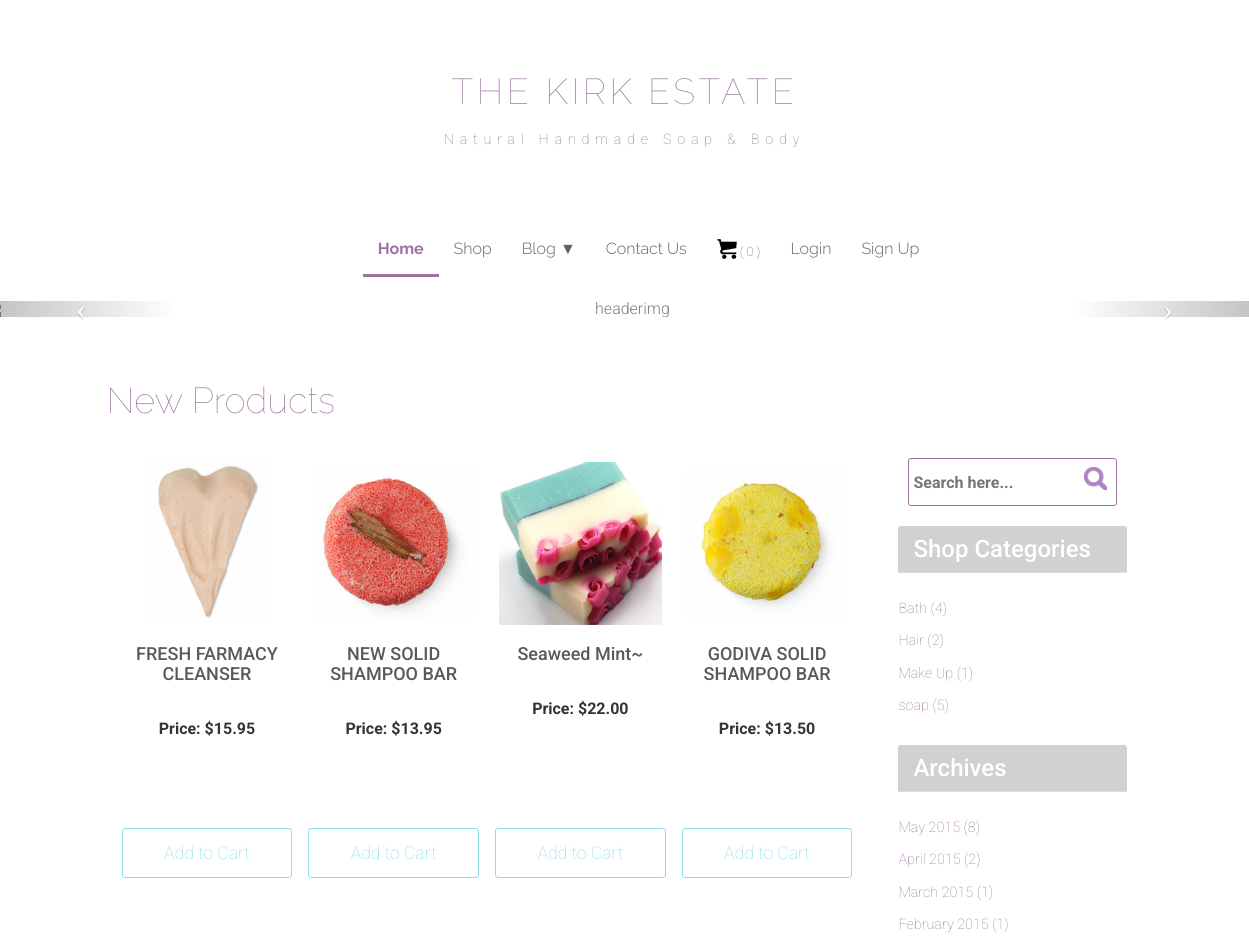
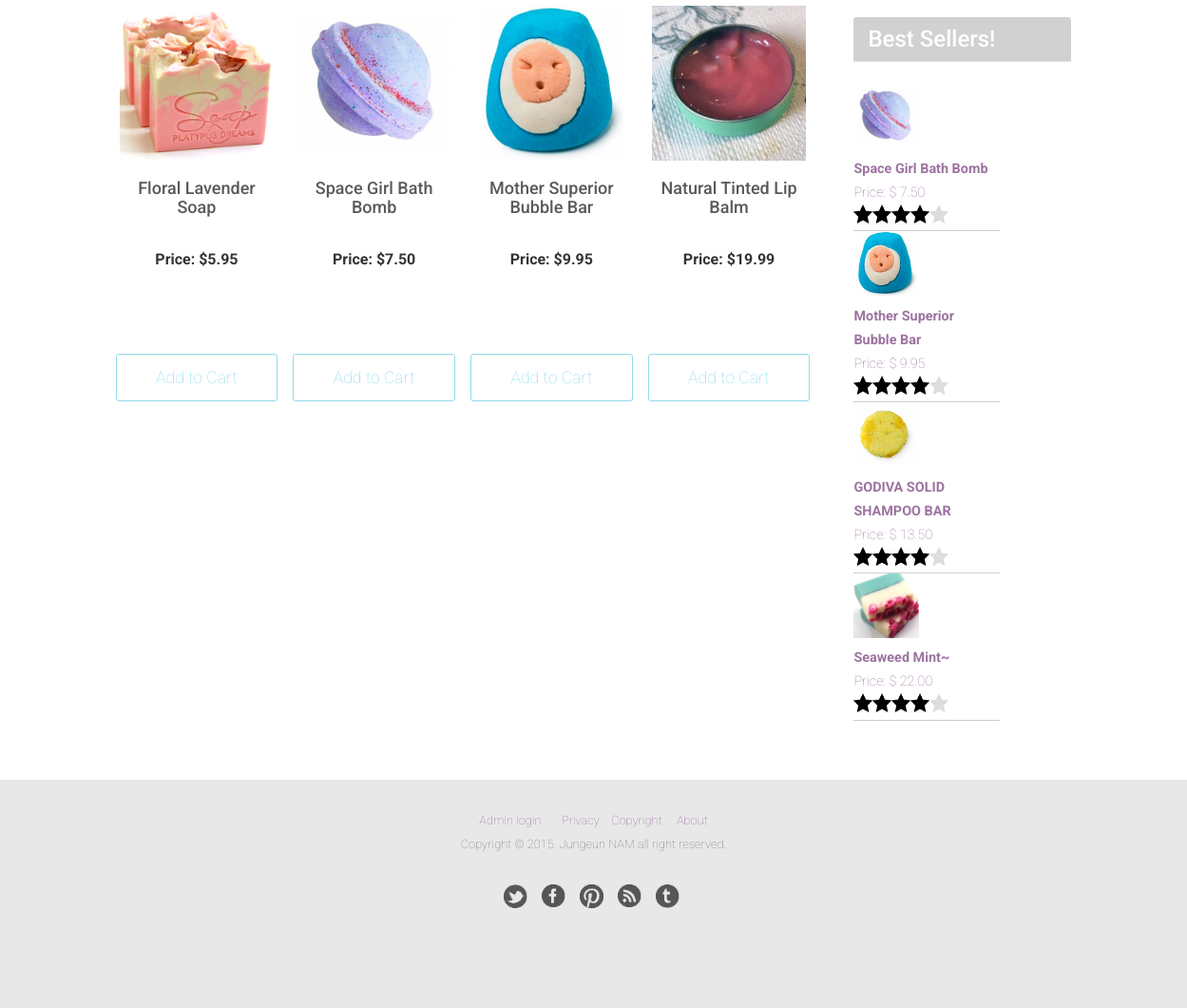
The page /pages/index.php on the database its author committed (2 pictures, top to bottom).
### tables this page shows
CREATE TABLE IF NOT EXISTS `product` (
  `productId` int(11) NOT NULL,
  `date` datetime NOT NULL,
  `productName` varchar(40) NOT NULL,
  `productDescription` text NOT NULL,
  `price` decimal(10,2) NOT NULL,
  `productImage` varchar(100) NOT NULL,
  `categoryId` int(11) NOT NULL,
  `adminId` int(20) NOT NULL
);

CREATE TABLE IF NOT EXISTS `category` (
  `categoryId` int(11) NOT NULL,
  `category` varchar(40) NOT NULL,
  `categoryDescription` varchar(50) NOT NULL
);

### pages/index.php (the view, shortened to what this page needs)
<?php
 include '../includes/header.php';
 include '../includes/nav.php';
?>
<div id="navimage">
   <div id="myCarousel" class="carousel slide" >
     <ol class="carousel-indicators">
         <li data-target="#myCarousel" data-slide-to="0" class="active"></li>
         <li data-target="#myCarousel" data-slide-to="1"></li>
         <li data-target="#myCarousel" data-slide-to="2"></li>
     </ol>
     <div class="carousel-inner">
         <div class="item active">
         <img  src="../images/il_fullxful12.jpg" title="headerimg" alt="headerimg" />
         </div>
     </div>
     <a class="left carousel-control" href="#myCarousel" data-slide="prev">
         <span class="icon-prev"></span>
     </a>
     <a class="right carousel-control" href="#myCarousel" data-slide="next">
         <span class="icon-next"></span>
     </a>
</div>
</div>
</div>
</div>
<div class="row">
<div class="col-md-1"></div>
<div class="content col-md-10">
   <h1>New Products</h1><br />
   <div class="col-md-9">
    <?php
     $sql = "SELECT * FROM product ORDER BY date DESC LIMIT 0,8";
     $result = mysqli_query($con, $sql) or die(mysqli_error($con));
     while ($row = mysqli_fetch_array($result))
     {
         echo "<div class='productarea col-sm-6 col-md-3'><div class='thumbnail'><a href = 'productdetail.php?productId=" . $row['productId'] . "'><img class='productimage' src='../images/shop/" . ($row['productImage']) . "'/></a>";
         echo "<div class='caption'><a href = 'productdetail.php?productId=" . $row['productId'] . "'><h4>" . $row['productName'] . "</h4></a><br />";
         echo "<p><strong>Price: $" . $row['price'] . "</strong></p>";
         echo "<p><input class='addcart' type='button' value='Add to Cart' onclick='addtocart(" . $row['productId'] . ")' /></p></div></div></div>";
     }
 ?>
    </div>
<?php
    include '../includes/sidebar.php';
?>
    </div>
<?php
    include '../includes/footer.php';
?>

### includes/sidebar.php
<?php
    include "../includes/connect.php";
?>
<div class="sidebarbody col-md-3">
<div class="side panel panel-default">
     <div class="panel-body">
        <?php include '../includes/searchform.php';?>
      </div>
</div>
 <div class="side panel panel-default">
    <div class="panel-heading">
        <h3>Shop Categories</h3>
     </div>
        <div class="panel-body">
    <br />
        <?php
             $sql = "SELECT category.*, COUNT(product.categoryId) AS catnum FROM category INNER JOIN
             product ON category.categoryId = product.categoryId GROUP BY product.categoryId ORDER BY category ASC";
             $result = mysqli_query($con, $sql) or die(mysqli_error($con));
             while ($row = mysqli_fetch_array($result)){
                 echo "<p><a class='bloglink' href = 'category.php?categoryId=" . $row['categoryId'] . "'>" .
                $row['category'] . " (" . $row['catnum'] . ")</a></p>";
             }
        ?>
     </div>
 </div>
 <div class="side panel panel-default">
      <div class="panel-heading">
         <h3>Archives</h3>
     </div>
        <div class="panel-body">
    <br />
        <?php
            $sql = "SELECT month(date), monthname(date), year(date), COUNT(*)
            AS monthnum FROM product GROUP BY monthname(date) ORDER BY month(date)desc";
            $result = mysqli_query($con, $sql) or die(mysqli_error($con));
             while ($row = mysqli_fetch_array($result)) {
                 echo "<p><a class='bloglink' href = 'archives.php?month=" . $row['month(date)'] . "'>"
                . $row['monthname(date)'] . " " . $row['year(date)'] . " (" .
                $row['monthnum'] . ")</a></p>";
             }
        ?>
    </div>
</div>
 <div class="side panel panel-default">
      <div class="panel-heading">
         <h3>Best Sellers!</h3>
     </div>
        <div class="panel-body">
    <br />
        <?php
            $sql = "SELECT price, productName, productImage, sum(quantity),  productinvoice.productId, ROUND(AVG(rating)) as rating
            FROM productinvoice, product INNER JOIN comment on product.productId=comment.productId
            WHERE productinvoice.productId=product.productId
            GROUP BY productinvoice.productId order by sum(quantity) DESC limit 0,4";
            $result = mysqli_query($con, $sql) or die(mysqli_error($con));
             while($row = mysqli_fetch_array($result))
             {
                 echo "<div class='bestseller'><a href = 'productdetail.php?productId=" . $row['productId'] . "'><img class='popularimg' src='../images/shop/" . $row['productImage'] . "'/></a><p><a href = 'productdetail.php?productId=" . $row['productId'] . "'><strong>"
                . $row['productName'] . "</strong></a><br />Price: $ " . $row['price'] . "<br />";
                 $rating= $row['rating'];
                 for($i=0;$i<$rating;$i++){
                     echo "<img class='rating' src='../images/star.png' alt='filled star' width=10px height=auto />";
                 }
                 for($i=0;$i<5-$rating;$i++){
                    echo "<img class='rating' src='../images/unfilledstar.png' width=10px height=auto alt='unfilled star' />";
                 }
                 echo "</p></div>";
             }
        ?>
    </div>
</div>
</div>

### css/main1.css (style rules this page uses)
html, body, div, h1, h2, h3, h4, h5, h6, p, ul, ol, li, img, form, fieldset, input, textarea, blockquote, .col-md-12 .container-fluid { margin:0; padding:0; }
html { background-color:#fff; }
body { background-color:#fff; color: #7e7f81; font-family:'Roboto', 'sans-serif', 'verdana', 'arial'; font-size: 1.6em; font-weight: 300; z-index: -100; }
.carousel-control span { color:#fff; }
.container p { line-height: 25px; font-weight: lighter; }
img { display: block; vertical-align: middle; text-align: center; width: 100%; height: auto; }
h1, h2 { color: #9c73a0; font-family:'Raleway', 'verdana', 'arial','sans-serif'; font-weight: lighter; margin-bottom: 15px; clear: both; }
span { color: #ba0910; font-size: 0.9em; }
.content { padding-top: 4em; }
.addcart { color: #8edbea; font-size: 1.1em; background-color: #fff; width: 100%; height: 50px; margin: 30px auto; -webkit-border-radius: 3px; -moz-border-radius: 3px; border-radius: 3px; border: solid 1px #8edbea !important; }
#searchform, input { margin: 0; }
h4 { color: #5a5959; margin: 10px 0; }
.productimage { width: 100%; height: auto; }
.thumbnail { text-align: center; height: 470px; border: none; position: relative; }
.thumbnail .addcart { margin-bottom: 10px; text-align: center; bottom: 50px; position: absolute; margin: 0; padding: 0; left: 0; }
.rating { width: 20px; height: 20px; float: left; }
.bloglink { color: #9c73a0; text-decoration: none; }
.side { clear: both; }
.bestseller p { width: 67%; display: block; float: left; color:#9c73a0; border-bottom: 1px solid #cdcdcd; padding-bottom: 1.5em; }
.bestseller a { color: #9c73a0; }
.popularimg { clear: both; width: 30%; height: auto; display: block; float: left; margin-right: 0.5em; margin-bottom: 0.5em; }
.productarea { padding-right: 1em; padding-left: 0; }
.panel { border-style:none; box-shadow: none; }
.panel-default>.panel-heading { background-color: #d1d1d1; color:#fff; }
.panel p { padding-bottom: 0.5em; font-size: 0.9em; }
.panel-body { padding:0; }
html { position: relative; min-height: 100%; }
body { margin-bottom: 108px; }

### rows shown on the page
product: productImage (picture), productName "FRESH FARMACY CLEANSER", price "15.95"
product: productImage (picture), productName "NEW SOLID SHAMPOO BAR", price "13.95"
product: productImage (picture), productName "Seaweed Mint~", price "22.00"
product: productImage (picture), productName "GODIVA SOLID SHAMPOO BAR", price "13.50"
product: productImage (picture), productName "Floral Lavender Soap", price "5.95"
product: productImage (picture), productName "Space Girl Bath Bomb", price "7.50"
product: productImage (picture), productName "Mother Superior Bubble Bar", price "9.95"
product: productImage (picture), productName "Natural Tinted Lip Balm", price "19.99"
category: category "Bath", catnum "4"
category: category "Hair", catnum "2"
category: category "Make Up", catnum "1"
category: category "soap", catnum "5"

### other values the page prints
$cart_count "0"
$row['monthname(date)'] "May"
$row['year(date)'] "2015"
$row['monthnum'] "8"
$row['monthname(date)'] "April"
$row['monthnum'] "2"
$row['monthname(date)'] "March"
$row['monthnum'] "1"
$row['monthname(date)'] "February"
$row['productName'] "Space Girl Bath Bomb"
$row['price'] "7.50"
$row['productName'] "Mother Superior Bubble Bar"
$row['price'] "9.95"
$row['productName'] "GODIVA SOLID SHAMPOO BAR"
$row['price'] "13.50"
